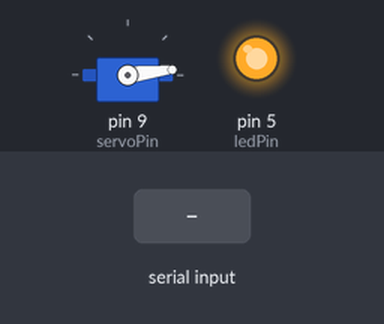
Bench run of a sketch on a simulated Arduino Nano, built with avr-gcc and run on an emulated ATmega328P. Shown: servo, output pins drawn as LEDs (lit = HIGH). Inputs (shaded band) come from the test bench.

Above: at 1.2 s.
1.3 s: "L1\n" received over Serial
4.3 s: "R\n" received over Serial
At 4.75 s:
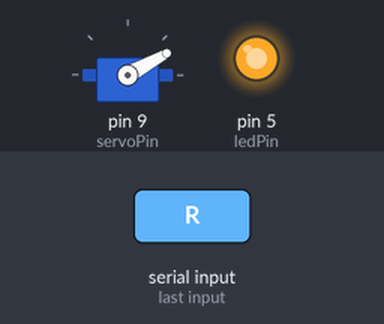
At 5.35 s:
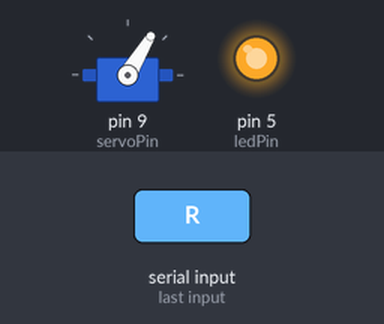
Timing chart, 0 to 13.3 s (numbered marks = the images above; inputs shaded):
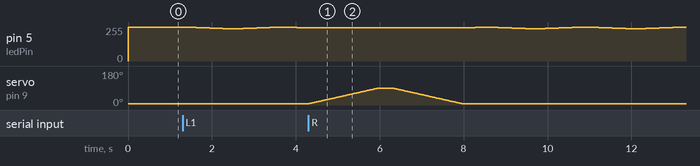

Measured:
- after the input at 4.3 s, servo on pin 9 (servoPin): rises from 7° to 90° in 1.6 s, then falls to 7° in 2.0 s

The sketch:

servo_led.ino
```cpp
/*
 * Be polite to your safe box — Arduino Nano
 * - L0: LED 서서히 끄기 + 서보 초기 각도(7°) 복귀
 * - L1: 흰색 LED 숨쉬기 디밍 (0~15)
 * - L2: 흰색 LED 고정 밝기 50 (15초 후 L0 자동 복귀)
 * - 서보: 7~90도만 사용, S<각도>, R(스윕)
 */

#include <Servo.h>

Servo myServo;

// ===== 설정 =====
const int servoPin = 9;
const int ledPin = 5; // PWM 핀 사용 (밝기 제어)
const bool LED_ACTIVE_LOW = true;
const int minAngle = 7;
const int maxAngle = 90;
const int speedDelay = 20;

const unsigned long LED_ON_DURATION = 15000;
const unsigned long FADE_OUT_DURATION = 1200;
const int LED_MAX_BRIGHTNESS = 100;
const int LED_BREATH_MIN = 0;
const int LED_BREATH_MAX = 15;
const int LED_SMILE_LEVEL = 50;
const unsigned long BREATH_HALF_CYCLE_MS = 1200;

// LED 모드: 0=끔(페이드아웃), 1=숨쉬기 디밍, 2=고정 밝기 50
int ledMode = 0;
unsigned long ledOnStartTime = 0;
unsigned long breathStartTime = 0;

// 논리 밝기: 0(꺼짐) ~ LED_MAX_BRIGHTNESS
int ledLevel = 0;

// 페이드 상태
bool isFading = false;
unsigned long fadeStartTime = 0;
unsigned long fadeDuration = 0;
int fadeFrom = 0;
int fadeTo = 0;

void writeLedLevel(int level) {
  int lv = constrain(level, 0, LED_MAX_BRIGHTNESS);
  ledLevel = lv;
  int pwm = LED_ACTIVE_LOW ? (255 - lv) : lv;
  analogWrite(ledPin, pwm);
}

void startFadeTo(int targetLevel, unsigned long durationMs) {
  int target = constrain(targetLevel, 0, LED_MAX_BRIGHTNESS);
  if (durationMs == 0 || target == ledLevel) {
    isFading = false;
    writeLedLevel(target);
    return;
  }

  isFading = true;
  fadeStartTime = millis();
  fadeDuration = durationMs;
  fadeFrom = ledLevel;
  fadeTo = target;
}

void updateFade() {
  if (!isFading) return;

  unsigned long now = millis();
  unsigned long elapsed = now - fadeStartTime;
  if (elapsed >= fadeDuration) {
    isFading = false;
    writeLedLevel(fadeTo);
    return;
  }

  float t = (float)elapsed / (float)fadeDuration;
  int level = fadeFrom + (int)((fadeTo - fadeFrom) * t);
  writeLedLevel(level);
}

void updateBreathing() {
  if (ledMode != 1) return;
  if (BREATH_HALF_CYCLE_MS == 0) {
    writeLedLevel(LED_BREATH_MAX);
    return;
  }

  unsigned long fullCycle = BREATH_HALF_CYCLE_MS * 2;
  unsigned long elapsed = (millis() - breathStartTime) % fullCycle;
  unsigned long phase = elapsed <= BREATH_HALF_CYCLE_MS ? elapsed : (fullCycle - elapsed);
  float ratio = (float)phase / (float)BREATH_HALF_CYCLE_MS;
  int level = LED_BREATH_MIN + (int)((LED_BREATH_MAX - LED_BREATH_MIN) * ratio);
  writeLedLevel(level);
}

void setIdleMode(bool smoothOff) {
  ledMode = 0;
  ledOnStartTime = 0;
  if (smoothOff) {
    startFadeTo(0, FADE_OUT_DURATION);
  } else {
    isFading = false;
    writeLedLevel(0);
  }
  myServo.write(minAngle);
}

void setup() {
  Serial.begin(9600);
  pinMode(ledPin, OUTPUT);
  myServo.attach(servoPin);
  setIdleMode(false);
}

void loop() {
  updateFade();
  updateBreathing();

  // L2 모드는 15초 유지 후 자동으로 L0(끔)으로 복귀
  if (ledMode == 2) {
    unsigned long now = millis();
    if (now - ledOnStartTime >= LED_ON_DURATION) {
      setIdleMode(true);
    }
  }

  if (Serial.available()) {
    String cmd = Serial.readStringUntil('\n');
    cmd.trim();

    if (cmd == "L0") {
      setIdleMode(true);
    } else if (cmd == "L1") {
      ledMode = 1;
      ledOnStartTime = 0;
      isFading = false;
      breathStartTime = millis();
      writeLedLevel(LED_BREATH_MIN);
    } else if (cmd == "L2") {
      ledMode = 2;
      isFading = false;
      writeLedLevel(LED_SMILE_LEVEL);
      ledOnStartTime = millis();
    } else if (cmd.startsWith("S")) {
      int angle = cmd.substring(1).toInt();
      angle = constrain(angle, minAngle, maxAngle);
      myServo.write(angle);
    } else if (cmd == "R") {
      for (int a = minAngle; a <= maxAngle; a++) {
        myServo.write(a);
        delay(speedDelay);
      }
      delay(300);
      for (int a = maxAngle; a >= minAngle; a--) {
        myServo.write(a);
        delay(speedDelay);
      }
      delay(300);
    }
  }
}
```
